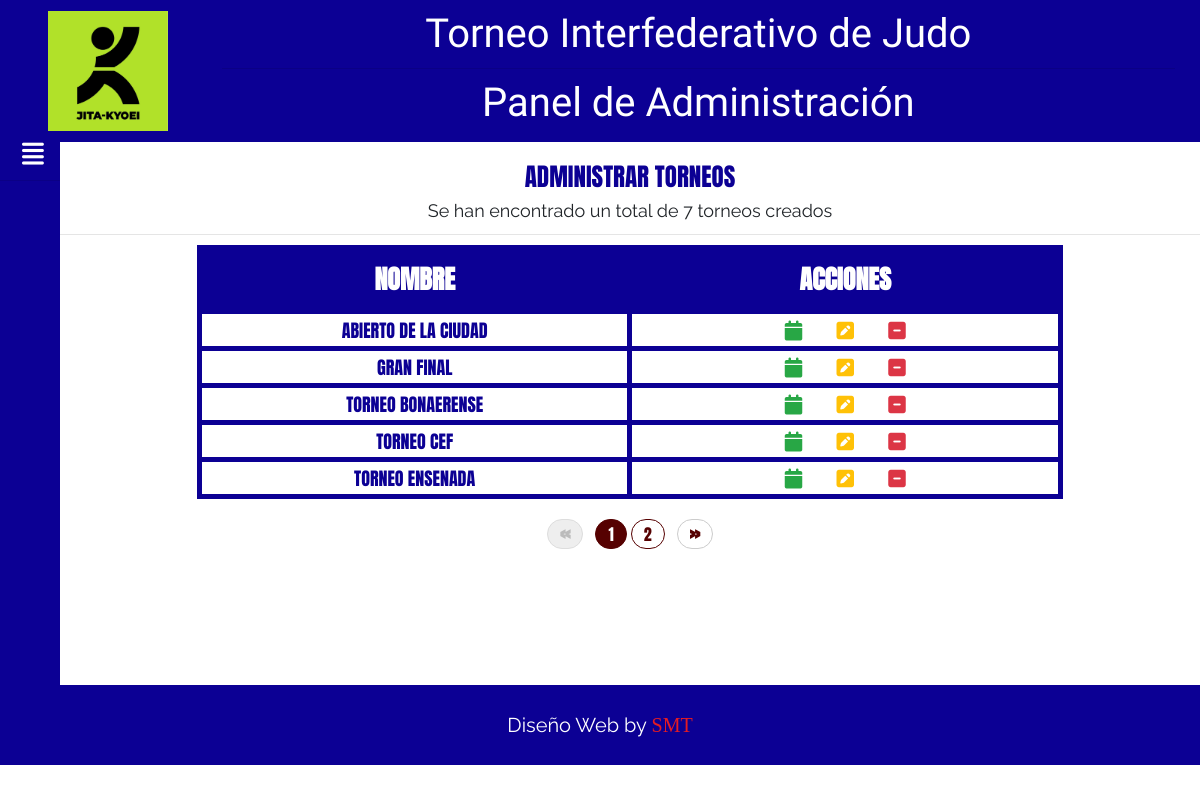
Screenshot of /administracion/administrar-torneos.php (signed in) with the database file from the repository.
### tables this page shows
CREATE TABLE `torneos` (
  `id` int(11) NOT NULL,
  `nombre` varchar(30) NOT NULL,
  `categorias` varchar(80) NOT NULL,
  `reglas` longtext NOT NULL,
  `imagen` longtext NOT NULL
);

### administracion/administrar-torneos.php (the view, shortened to what this page needs)
<?php
    require('db/conexion.php');
    $cargarTorneo = " SELECT * FROM torneos ORDER BY nombre ";
    $resultadoBD = $con->query($cargarTorneo);
    $torneos = array();
    while($competidoresTorneos = $resultadoBD->fetch_assoc()) {
        array_push($torneos, $competidoresTorneos);
    }
?>
<!DOCTYPE html>
<html lang="es">
    <?php include 'templates/head.php'; ?>
    <body id="admin-index">
        <?php include 'templates/header.php'; ?>
        <div class="row">
            <?php include 'templates/sidebar.php'; ?>
            <main id="contenido-principal" class="text-center">
                <section id="descripcion-administrar-elemento" class="text-center">
                    <h1>ADMINISTRAR TORNEOS</h1>
                    <p>
                        Se han encontrado un total de <?php echo count($torneos); ?> torneos creados
                    </p>
                </section>
                <hr>
                <section id="tabla-de-administracion" class="text-center" style="min-height:55vh; overflow:scroll; width:95%; margin: 0 auto;">
                    <table id="tabla-administrar">
                        <thead>
                            <th width="50%">NOMBRE</th>
                            <th width="50%">ACCIONES</th>
                        </thead>
                        <tbody>
                            <?php
                                foreach ($torneos as $torneo){
                            ?>
                                    <tr>
                                        <td width="50%"><?php echo $torneo['nombre']; ?></td>
                                        <td width="50%">
                                            <a id="sumar-fechas" data-torneo="<?php echo $torneo['id']; ?>" href="#sumar-puntos-torneo" class="col-md-4 text-success" title="Agregar Fechas" data-toggle="modal" data-target="#modal-fechas-<?php echo $torneo['id']; ?>"><i class="fas fa-calendar"></i></a>
                                            <a href="editar-torneo.php?id=<?php echo $torneo['id']; ?>" class="col-md-4 text-warning" title="Editar"><i class="fas fa-pen-square"></i></a>
                                            <a id="eliminar-torneo" data-torneo="<?php echo $torneo['id']; ?>" href="#eliminar-torneo" class="col-md-4 text-danger" title="Eliminar"><i class="fas fa-minus-square"></i></a>
                                        </td>
                                    </tr>
                            <?php
                                }
                            ?>
                        </tbody>
                    </table>
                </section>
            </main>
        </div>
        <?php include 'templates/footer.php'; ?>
    </body>
</html>

### administracion/css/style.css (style rules this page uses)
:root { --colorBlanco: #FFFFFF; --colorAzul: #0c0094; --colorRojo: #E51B23; --colorGris: #C4C4C4; --tradeWinds: 'Trade Winds', cursive; --anton: 'Anton', cursive; --raleway: 'Raleway', sans-serif; --smt: 'Fun City Level2', cursive; }
html { box-sizing: border-box; font-size: 62.5%; }
*, *::after, *::before { box-sizing: inherit; }
body { margin: 0; padding: 0; font-size: 1.8rem; font-family: var(--raleway); }
h1, h2, h3, h4, h5, h6 { font-family: var(--anton); }
#contenido-principal { margin-top: 2rem; }
.row { margin: 0 !important; }
#contenido-principal { width: 95%; transition: all .5s ease-in; }
#descripcion-administrar-elemento h1 { color: var(--colorAzul); }
#tabla-administrar { font-family: var(--anton); width: 80%; margin: 0 auto 2rem auto; }
#tabla-administrar thead th { border: solid .5rem var(--colorAzul); background-color: var(--colorAzul); color: var(--colorBlanco); font-size: 2.6rem; padding: 1rem; }
#tabla-administrar tbody td { border: solid .5rem var(--colorAzul); color: var(--colorAzul); }
#tabla-administrar a { font-size: 2rem; }
@media only screen and (min-width: 480px) { #tabla-de-administracion { scrollbar-width: none; -ms-overflow-style: none; } }

### rows the page displays
torneos: nombre "ABIERTO DE LA CIUDAD"
torneos: nombre "GRAN FINAL"
torneos: nombre "TORNEO BONAERENSE"
torneos: nombre "TORNEO CEF"
torneos: nombre "TORNEO ENSENADA"

### other values shown
count($torneos) "7"
